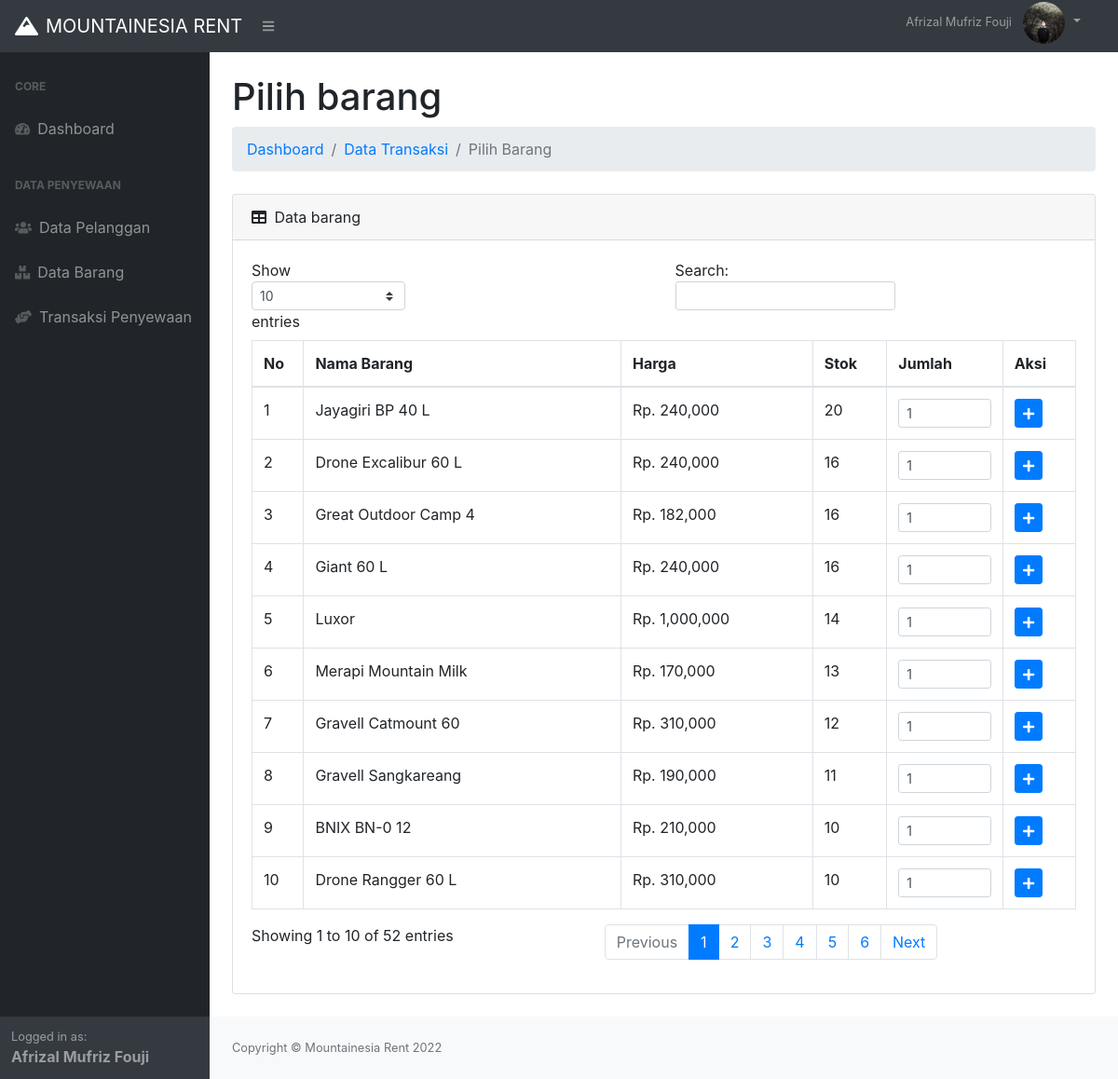
The app's page /index.php?p=transaksi&aksi=pilih (signed in), older data.
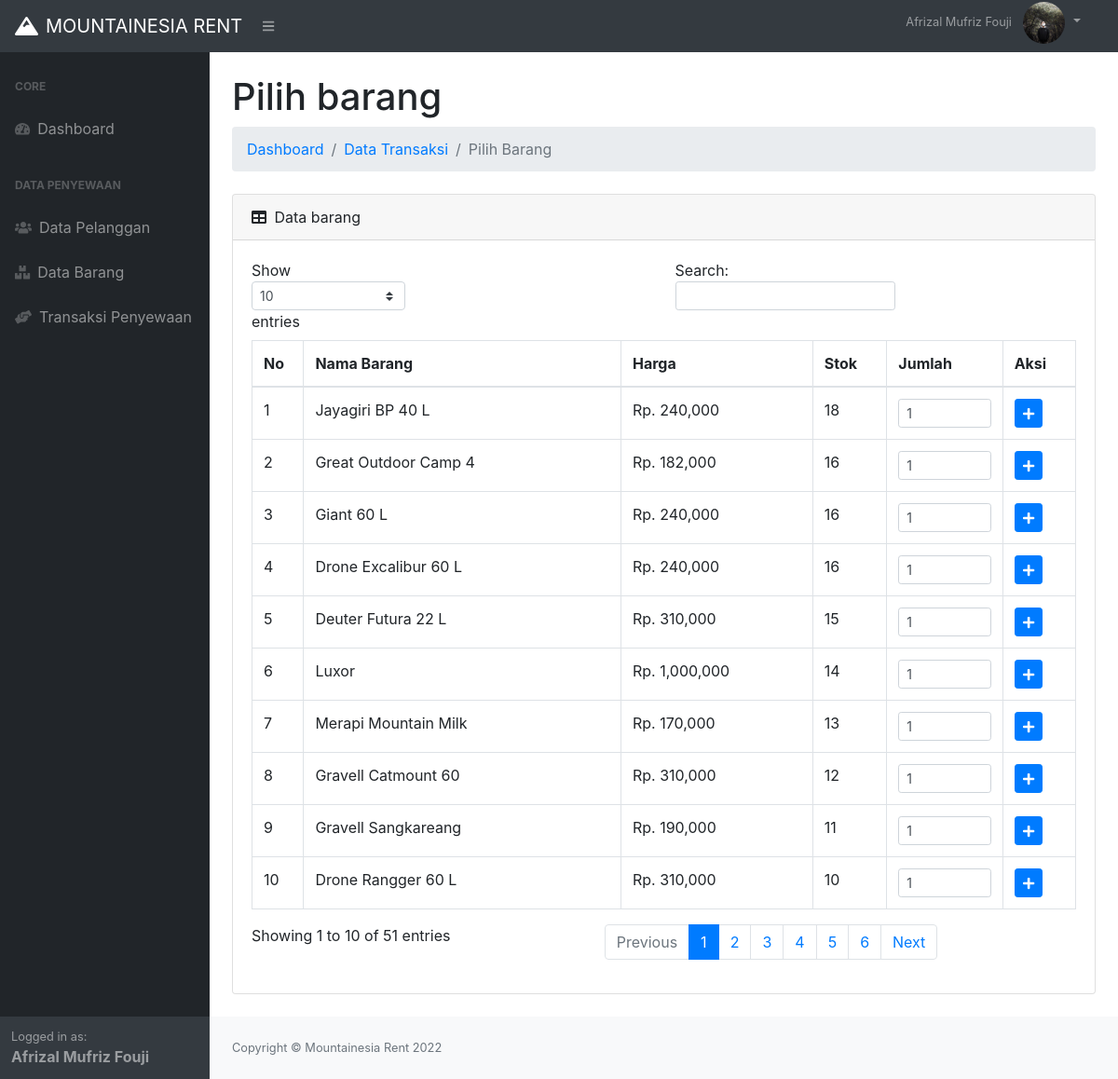
The same page, newer data.
### tables this page shows
CREATE TABLE `tb_barang` (
  `idbarang` int(5) NOT NULL,
  `namabarang` varchar(20) NOT NULL,
  `harga` int(10) NOT NULL,
  `jumlah_barang` int(10) NOT NULL
);

### page/transaksi/pilihbarang.php (the view, shortened to what this page needs)
<?php
$tampilBarang = $conn->query("SELECT * FROM tb_barang ORDER BY jumlah_barang DESC") or die(mysqli_error($conn));
?>
<h1 class="mt-4">Pilih barang</h1>
<ol class="breadcrumb mb-4">
    <li class="breadcrumb-item"><a href="index.php">Dashboard</a></li>
    <li class="breadcrumb-item"><a href="?p=transaksi">Data Transaksi</a></li>
    <li class="breadcrumb-item active">Pilih Barang</li>
</ol>
<div class="card mb-4">
    <div class="card-header">
        <i class="fas fa-table mr-1"></i>
        Data barang
    </div>
    <div class="card-body">
        <div class="table-responsive">
            <table class="table table-bordered" id="dataTable" width="100%" cellspacing="0">
                <thead>
                    <tr>
                        <th>No</th>
                        <th>Nama Barang</th>
                        <th>Harga</th>
                        <th>Stok</th>
                        <th>Jumlah</th>
                        <th>Aksi</th>
                    </tr>
                </thead>
                <tbody>
                    <?php
                    $no = 1;
                    while ($data = $tampilBarang->fetch_assoc()) {
                    ?>
                        <tr>
                            <td><?= $no++; ?></td>
                            <td><?= $data['namabarang']; ?></td>
                            <td>Rp. <?= number_format($data['harga']); ?></td>
                            <td><?= $data['jumlah_barang']; ?></td>
                            <td width="106">
                                <form name="form" method="POST" action="?p=transaksi&aksi=tambah">
                                    <input class="form-control form-control-sm" type="number" id="jumlah" name="jumlah" value="1" min="1" max="<?= $data['jumlah_barang']; ?>">
                            </td>
                            <td>
                                <button class="btn btn-primary btn-sm" type="submit" name="submit">
                                    <i class="fa fa-plus"></i>
                            </td>
                        </tr>
                    <?php } ?>
                </tbody>
            </table>
        </div>
    </div>
</div>

Row changes from the older to the newer data that the page shows:
no longer on this page (row unchanged): tb_barang: namabarang "BNIX BN-0 12", harga "210,000", jumlah_barang "10"
changed tb_barang "Jayagiri BP 40 L": jumlah_barang "20" → "18"
shown differently, row unchanged: tb_barang "Drone Excalibur 60 L": moves down the list
now on this page (row edited): tb_barang: namabarang "Deuter Futura 22 L", harga "310,000", jumlah_barang "15"
Text that changed along with them:
text written by a page script: "Show entries Search: Showing 1 to 10 of 52 entries Previous 1 2 3 4 5 6 Next" → "Show entries Search: Showing 1 to 10 of 51 entries Previous 1 2 3 4 5 6 Next"
